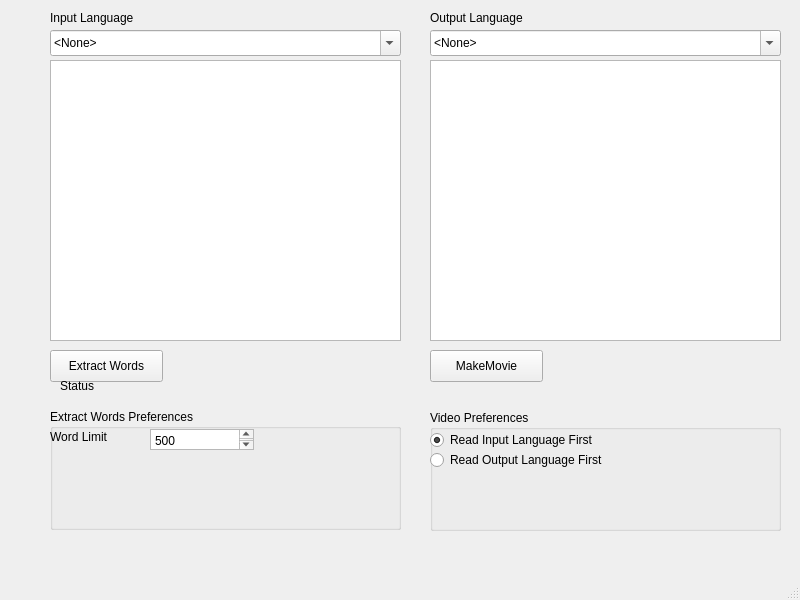
<?xml version="1.0" encoding="UTF-8"?>
<ui version="4.0">
 <class>MainWindow</class>
 <widget class="QMainWindow" name="MainWindow">
  <property name="geometry">
   <rect>
    <x>0</x>
    <y>0</y>
    <width>800</width>
    <height>600</height>
   </rect>
  </property>
  <property name="windowTitle">
   <string>MainWindow</string>
  </property>
  <widget class="QWidget" name="centralwidget">
   <widget class="QTextEdit" name="InputText">
    <property name="geometry">
     <rect>
      <x>50</x>
      <y>60</y>
      <width>351</width>
      <height>281</height>
     </rect>
    </property>
   </widget>
   <widget class="QPushButton" name="ExtractWords">
    <property name="geometry">
     <rect>
      <x>50</x>
      <y>350</y>
      <width>113</width>
      <height>32</height>
     </rect>
    </property>
    <property name="text">
     <string>Extract Words</string>
    </property>
   </widget>
   <widget class="QTextEdit" name="OutputTextEdit">
    <property name="enabled">
     <bool>true</bool>
    </property>
    <property name="geometry">
     <rect>
      <x>430</x>
      <y>60</y>
      <width>351</width>
      <height>281</height>
     </rect>
    </property>
   </widget>
   <widget class="QLabel" name="StatusLabel">
    <property name="geometry">
     <rect>
      <x>60</x>
      <y>370</y>
      <width>611</width>
      <height>31</height>
     </rect>
    </property>
    <property name="text">
     <string>Status</string>
    </property>
   </widget>
   <widget class="QPushButton" name="MakeMovie">
    <property name="geometry">
     <rect>
      <x>430</x>
      <y>350</y>
      <width>113</width>
      <height>32</height>
     </rect>
    </property>
    <property name="text">
     <string>MakeMovie</string>
    </property>
   </widget>
   <widget class="QComboBox" name="InputLangCB">
    <property name="geometry">
     <rect>
      <x>50</x>
      <y>30</y>
      <width>351</width>
      <height>26</height>
     </rect>
    </property>
    <property name="editable">
     <bool>true</bool>
    </property>
    <property name="currentText">
     <string>&lt;None&gt;</string>
    </property>
    <property name="currentIndex">
     <number>0</number>
    </property>
    <item>
     <property name="text">
      <string>&lt;None&gt;</string>
     </property>
    </item>
    <item>
     <property name="text">
      <string>en-English</string>
     </property>
    </item>
    <item>
     <property name="text">
      <string>es-Spanish</string>
     </property>
    </item>
    <item>
     <property name="text">
      <string>de-German</string>
     </property>
    </item>
    <item>
     <property name="text">
      <string>fr-French</string>
     </property>
    </item>
   </widget>
   <widget class="QLabel" name="label">
    <property name="geometry">
     <rect>
      <x>50</x>
      <y>10</y>
      <width>101</width>
      <height>16</height>
     </rect>
    </property>
    <property name="text">
     <string>Input Language</string>
    </property>
   </widget>
   <widget class="QLabel" name="OutLangL">
    <property name="geometry">
     <rect>
      <x>430</x>
      <y>10</y>
      <width>111</width>
      <height>16</height>
     </rect>
    </property>
    <property name="text">
     <string>Output Language</string>
    </property>
   </widget>
   <widget class="QComboBox" name="OutputLangCB">
    <property name="geometry">
     <rect>
      <x>430</x>
      <y>30</y>
      <width>351</width>
      <height>26</height>
     </rect>
    </property>
    <property name="editable">
     <bool>true</bool>
    </property>
    <property name="currentText">
     <string>&lt;None&gt;</string>
    </property>
    <property name="currentIndex">
     <number>0</number>
    </property>
    <item>
     <property name="text">
      <string>&lt;None&gt;</string>
     </property>
    </item>
    <item>
     <property name="text">
      <string>en-English</string>
     </property>
    </item>
    <item>
     <property name="text">
      <string>es-Spanish</string>
     </property>
    </item>
    <item>
     <property name="text">
      <string>de-German</string>
     </property>
    </item>
    <item>
     <property name="text">
      <string>fr-French</string>
     </property>
    </item>
   </widget>
   <widget class="QGroupBox" name="VideoPrefsGB">
    <property name="geometry">
     <rect>
      <x>430</x>
      <y>410</y>
      <width>351</width>
      <height>121</height>
     </rect>
    </property>
    <property name="title">
     <string>Video Preferences</string>
    </property>
    <widget class="QRadioButton" name="InputFirstRB">
     <property name="geometry">
      <rect>
       <x>0</x>
       <y>20</y>
       <width>191</width>
       <height>20</height>
      </rect>
     </property>
     <property name="text">
      <string>Read Input Language First</string>
     </property>
     <property name="checked">
      <bool>true</bool>
     </property>
    </widget>
    <widget class="QRadioButton" name="OutputFirstRB">
     <property name="geometry">
      <rect>
       <x>0</x>
       <y>40</y>
       <width>201</width>
       <height>20</height>
      </rect>
     </property>
     <property name="text">
      <string>Read Output Language First</string>
     </property>
    </widget>
   </widget>
   <widget class="QGroupBox" name="ExtractPreferencesGB">
    <property name="geometry">
     <rect>
      <x>50</x>
      <y>409</y>
      <width>351</width>
      <height>121</height>
     </rect>
    </property>
    <property name="title">
     <string>Extract Words Preferences</string>
    </property>
    <widget class="QPlainTextEdit" name="WordLimitTB">
     <property name="geometry">
      <rect>
       <x>100</x>
       <y>20</y>
       <width>104</width>
       <height>21</height>
      </rect>
     </property>
     <property name="plainText">
      <string>500</string>
     </property>
    </widget>
    <widget class="QLabel" name="WordLimit">
     <property name="geometry">
      <rect>
       <x>0</x>
       <y>20</y>
       <width>71</width>
       <height>16</height>
      </rect>
     </property>
     <property name="text">
      <string>Word Limit</string>
     </property>
    </widget>
   </widget>
  </widget>
  <widget class="QMenuBar" name="menubar">
   <property name="geometry">
    <rect>
     <x>0</x>
     <y>0</y>
     <width>800</width>
     <height>22</height>
    </rect>
   </property>
  </widget>
  <widget class="QStatusBar" name="statusbar"/>
 </widget>
 <resources/>
 <connections>
  <connection>
   <sender>ExtractWords</sender>
   <signal>clicked()</signal>
   <receiver>MainWindow</receiver>
   <slot>do_ExtractWords()</slot>
   <hints>
    <hint type="sourcelabel">
     <x>128</x>
     <y>400</y>
    </hint>
    <hint type="destinationlabel">
     <x>250</x>
     <y>435</y>
    </hint>
   </hints>
  </connection>
  <connection>
   <sender>MakeMovie</sender>
   <signal>clicked()</signal>
   <receiver>MainWindow</receiver>
   <slot>do_MakeMovie()</slot>
   <hints>
    <hint type="sourcelabel">
     <x>470</x>
     <y>383</y>
    </hint>
    <hint type="destinationlabel">
     <x>616</x>
     <y>449</y>
    </hint>
   </hints>
  </connection>
 </connections>
 <slots>
  <slot>do_ExtractWords()</slot>
  <slot>do_MakeMovie()</slot>
 </slots>
</ui>
